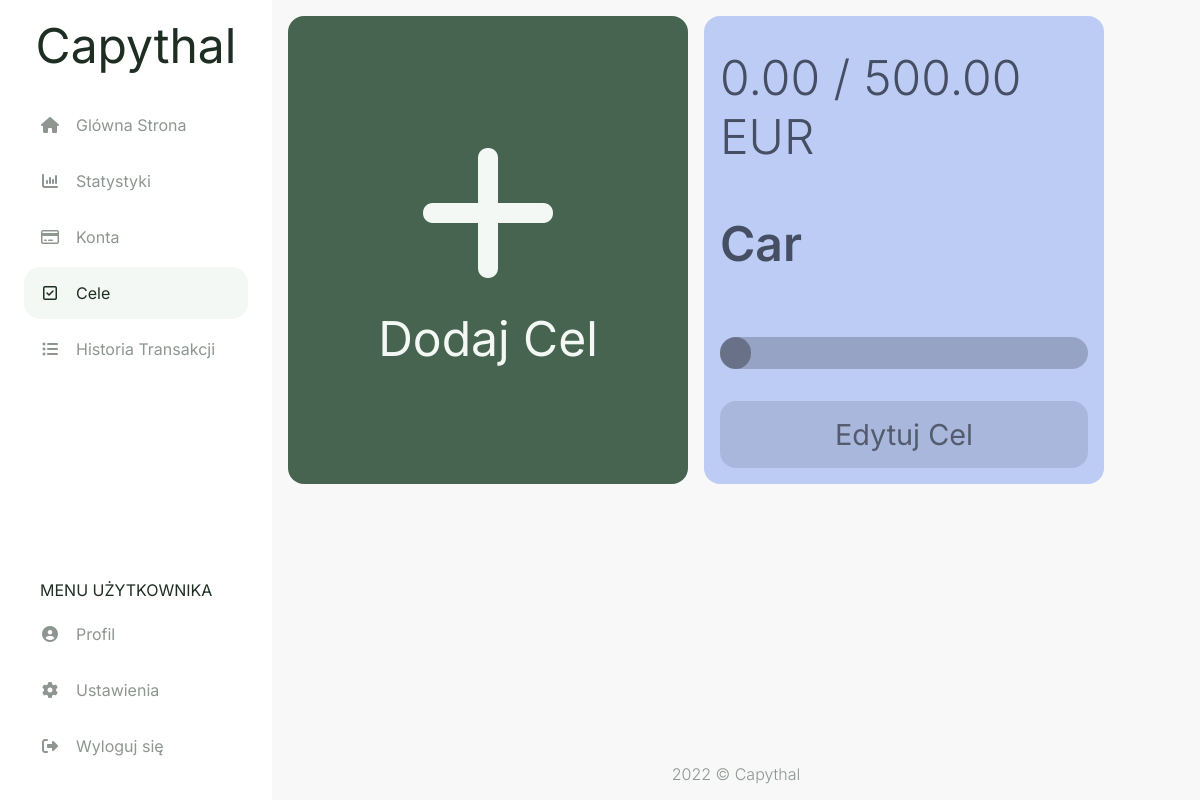
The page /goals (signed in) on the database as committed earlier.
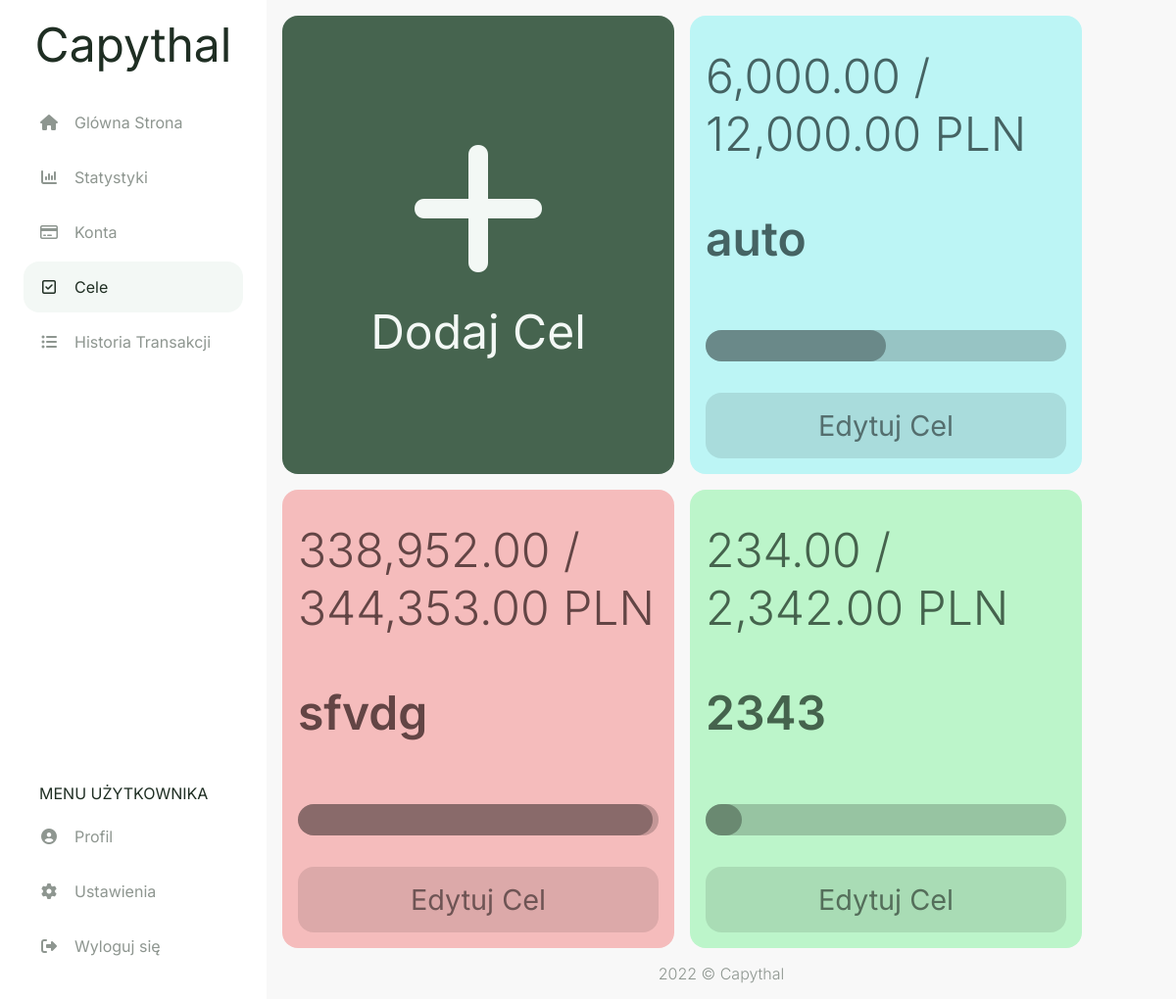
The same page on the database as committed later.
### capythal/models.py (models this page shows, shortened)
class goal(db.Model):
    id = db.Column(db.Integer, primary_key=True)
    account_id = db.Column(db.Integer, db.ForeignKey('account.id'), nullable=False)
    style_id = db.Column(db.Integer, db.ForeignKey('style.id'), nullable=False)
    name = db.Column(db.String(50), nullable=False)
    amount_req = db.Column(db.Numeric(12,2), nullable=False)
    amount_avb = db.Column(db.Numeric(12,2), nullable=False)

class currency(db.Model):
    id = db.Column(db.Integer, primary_key=True)
    name = db.Column(db.String(20), nullable=False)
    account = db.relationship("account", backref="currency", lazy=True)
    settings = db.relationship("settings", backref="currency", lazy=True)

### capythal/routes.py (the view, shortened to what this page needs)
@app.route('/goals', methods=['GET', 'POST'])
@login_required
def goals():
    form_add = addGoalForm()
    form_edit = editGoalForm()
    goals = db.session.query(goal,account,currency,style).join(account, goal.account_id==account.id).join(currency, currency.id==account.currency_id).join(style, goal.style_id==style.id).filter(account.user_id == current_user.id)
    user_accs = db.session.query(account,acc_type).join(acc_type).join(style).filter(account.user_id == current_user.id)
    accs_list = [(i.account.id, f"{i.account.fin_inst} - {i.acc_type.name}") for i in user_accs]
    form_add.account.choices = accs_list
    form_edit.account.choices = accs_list
    if form_add.submitNewGoal.data and form_add.validate():
        new_goal = goal(account_id = form_add.account.data, amount_req = form_add.amount_req.data, amount_avb = form_add.amount_avb.data, style_id = randint(1,10), name = form_add.name.data )
        db.session.add(new_goal)
        db.session.commit()
        return redirect(url_for('goals'))
    if form_edit.deleteGoal.data:
        db.session.execute(
            delete(goal)
            .where((goal.id == form_edit.goal_id.data)))
        db.session.commit()
        return redirect(url_for('goals'))
    return render_template("goals.html", goals = goals, form_add = form_add, form_edit = form_edit, accs_list = accs_list)

### capythal/models.py (called while the page is built)
@login_manager.user_loader
def load_user(user_id):
    return user.query.get(int(user_id))

### capythal/routes.py (called while the page is built)
@app.template_filter()
def currencyFormat(value):
    value = float(value)
    return "{:,.2f}".format(value)

### capythal/templates/goals.html (shortened to what this page needs)
{% extends "layout.html" %}
{% set active_page = "goals" %}
{% block head %}
  {{ super() }}
  <link rel="stylesheet" href="{{ url_for('static', filename='css/goals.css') }}">
  <link rel="stylesheet" href="{{ url_for('static', filename='css/modals/goal-modal.css') }}">
{% endblock %}
{% block content %}
<div class="goals-flexbox">
  {% if accs_list|length == 0 %}
  <div class="goal-add goal-add-disabled bg-main-btn fc-main-btn">
    <span class="fs-1">Aby móc dodać cel, utwórz <a href="{{ url_for('accounts') }}" class="acc-redirect">konto</a></span>
  </div>
  {% else %}
  <a href="#modal-add" class="goal-add bg-main-btn fc-main-btn">
    <span class="goal-plus-sign fa fa-plus"></span>
    <span class="fs-1">Dodaj Cel</span>
  </a>
  {% endif %}
  {% for goal,account,currency,style in goals %}
    <div class="goal-info style-{{ style.name }}">
      <span class="fs-1 fw-light">{{ goal.amount_avb | currencyFormat }} / {{ goal.amount_req | currencyFormat }} {{ currency.name }}</span>
      <span class="fs-1 fw-semibold">{{ goal.name }}</span>
      <div class="goal-bottom">
        <progress class="goal-progress" value="{% if (goal.amount_avb / goal.amount_req) > 0.08 %}{{ goal.amount_avb }}{% else %}{{ goal.amount_req / 12 }}{% endif %}" max="{{ goal.amount_req }}"></progress>
        <a href="#modal{{ goal.id }}" class="goal-edit" value=1>
          <span class="fs-2">Edytuj Cel</span>
        </a>
      </div>
    </div>
  {% endfor %}
</div>
{% endblock %}

### capythal/templates/layout.html (shortened to what this page needs)
<!doctype html>
<html lang="pl">
  <head>
    {% block head %}
    <link rel="stylesheet" href="{{ url_for('static', filename='css/style.css') }}">
    {% endblock %}
  </head>
  <body>
    <aside id="navbar" class="navbar">
      <a class="logo fs-1" href="{{ url_for('home') }}">Capythal</a>
      <ul class="navbar-list-top">
        <li class="menu-button {{ 'active' if active_page == 'home' else '' }}">
          <a href="{{ url_for('home') }}" class="menu-button-link">
            <span class="fa fa-fw fa-home my-auto"></span>
            <span class="ml-1 fs-4">Glówna Strona</span>
          </a>
        </li>
        <li class="menu-button {{ 'active' if active_page == 'stats' else '' }}">
          <a href="{{ url_for('stats') }}" class="menu-button-link">
            <span class="fa fa-fw fa-bar-chart my-auto"></span>
            <span class="ml-1 fs-4">Statystyki</span>
          </a>
        </li>
        <li class="menu-button {{ 'active' if active_page == 'accounts' else '' }}">
          <a href="{{ url_for('accounts') }}" class="menu-button-link">
            <span class="fa fa-fw fa-credit-card my-auto"></span>
            <span class="ml-1 fs-4">Konta</span>
          </a>
        </li>
        <li class="menu-button {{ 'active' if active_page == 'goals' else '' }}">
          <a href="{{ url_for('goals') }}" class="menu-button-link">
            <span class="fa fa-fw fa-check-square-o my-auto"></span>
            <span class="ml-1 fs-4">Cele</span>
          </a>
        </li>
        <li class="menu-button {{ 'active' if active_page == 'history' else '' }}">
          <a href="{{ url_for('history') }}" class="menu-button-link">
            <span class="fa fa-fw fa-list-ul my-auto"></span>
            <span class="ml-1 fs-4">Historia Transakcji</span>
          </a>
        </li>
      </ul>
      <ul class="navbar-list-bottom">
        <li class="nav-item">
          <span class="ml-1 fs-4">MENU UŻYTKOWNIKA</span>
        </li>
        <li class="menu-button">
          <a href="{{ url_for('userpage') }}" class="menu-button-link">
            <span class="fa fa-fw fa-user-circle my-auto"></span>
            <span class="ml-1 fs-4">Profil</span>
          </a>
        </li>
        <li class="menu-button">
          <a href="" class="menu-button-link">
            <span class="fa fa-fw fa-cog my-auto"></span>
            <span class="ml-1 fs-4">Ustawienia</span>
          </a>
        </li>
        <li class="menu-button">
          <a href="{{ url_for('logout') }}" class="menu-button-link">
            <span class="fa fa-fw fa-sign-out my-auto"></span>
            <span class="ml-1 fs-4">Wyloguj się</span>
          </a>
        </li>
      </ul>
    </aside>
    <main class="main-content">
      {%block content%}
      {%endblock%}
    </main>
    <footer class="fc-secondary fw-light">
      2022 © Capythal
    </footer>
  </body>
</html>

### capythal/static/css/style.css (style rules this page uses)
html, body { padding: 0; margin: 0; }
html { height: 100%; font-family: 'Inter', sans-serif; width: 100%; }
body { background-color: #F8F8F8; color: #1F2E23; min-height: 100vh; display: flex; flex-direction: column; }
* { box-sizing: border-box; }
aside { background-color: #FFFFFF; }
a { color: #1F2E23; cursor: pointer; text-decoration: none; }
progress { width: 100%; height: 2rem; padding: 1rem 0 0 0; margin: 0 0 1rem 0; background: none; border: 0; border-radius: 1rem; }
.bg-main-btn { background-color: #46644F; }
.style-red { color: hsl(0, 18%, 33%); background-color: hsl(0, 75%, 85%); }
.style-green { color: hsl(135, 18%, 33%); background-color: hsl(135, 75%, 85%); }
.style-cyan { color: hsl(180, 18%, 33%); background-color: hsl(180, 75%, 85%); }
.fc-secondary { color: #8E9690; }
.fc-main-btn { color: #F3F8F5; }
.fw-light { font-weight: 300 !important; }
.fw-semibold { font-weight: 600 !important; }
.ml-1 { margin-left: 1rem !important; }
.my-auto { margin: auto 0; }
.navbar { transition: all 0.4s ease-in-out; }
.main-content { height: 100%; }
.navbar { display: flex; flex-direction: column; position: fixed; top: 0; bottom: 0; width: 0; opacity: 0; height: 100%; max-width: 75%; overflow-y: auto; z-index: 101; }
.logo { display: none; margin: 1rem auto 0; }
.navbar-list-top, .navbar-list-bottom { width: 100%; padding: 1.5rem; list-style: none }
.navbar-list-top { margin-top: 0; margin-bottom: auto; }
.navbar-list-bottom { margin-bottom: 0; }
.nav-item { margin: 0.5rem 0; }
.active { border-radius: 1rem; background-color: #F3F8F5; }
.active a { color: #1F2E23 !important; }
.menu-button a { margin-bottom: 0.25rem; color: #8E9690; }
.menu-button-link { display: flex; padding: 1rem; }
.goal-progress { -webkit-appearance: none; -moz-appearance: none; appearance: none; width: 100%; }
footer { margin-top: auto; display: flex; margin-bottom: 1rem; justify-content: center; }
.fs-1 { font-size: 2rem; }
.fs-2 { font-size: 1.5rem; }
.fs-4 { font-size: 0.8rem; }
@media (min-width: 500px) { .fs-1 { font-size: 3rem; } }
@media (min-width: 500px) { .fs-2 { font-size: 2rem; } }
@media (min-width: 500px) { .fs-4 { font-size: 1.2rem ; } }
@media (min-width: 800px) { .navbar { width: 100%; opacity: 1; max-width: 17rem; } }
@media (min-width: 800px) { footer { margin-left: 17rem; } }
@media (min-width: 800px) { .add-tr, .logo { display: block; } }
@media (min-width: 800px) { .main-content { margin-left: 17rem; } }
@media (min-width: 800px) { .fs-1 { font-size: 3rem; } }
@media (min-width: 800px) { .fs-2 { font-size: 1.8rem; } }
@media (min-width: 800px) { .fs-4 { font-size: 1rem; } }

### capythal/static/css/goals.css (style rules this page uses)
.goals-flexbox { padding: 1rem; display: flex; gap: 1rem; flex-wrap: wrap; }
.goal-add, .goal-info { flex: 1 0 100%; border-radius: 1rem; display: flex; flex-direction: column; }
.goal-add { padding: 3.5rem; justify-content: center; align-items: center; gap: 1rem; }
.goal-plus-sign { font-size: 10rem; }
.goal-info { padding: 2rem 1rem 1rem; justify-content: space-between; gap: 3rem; word-wrap: break-word; }
.goal-bottom { display: flex; flex-direction: column; gap: 2rem; }
.goal-edit { padding: 1rem; border-radius: 1rem; color: rgba(0, 0, 0, 0.5); background-color: rgba(0, 0, 0, 0.1); }
.goal-edit > span { display: flex; justify-content: center; }
@media (min-width: 1100px) { .goal-add, .goal-info { max-width: 25rem; } }

Rows that differ between the two databases and show on the page:
changed goal: amount_avb "0.00" → "6,000.00"; amount_req "500.00" → "12,000.00"; name "EUR" → "PLN"; name "Car" → "auto"
now on this page (row edited): goal: amount_avb "338,952.00", amount_req "344,353.00", name "PLN", name "sfvdg"
added goal: amount_avb "234.00", amount_req "2,342.00", name "PLN", name "2343"
